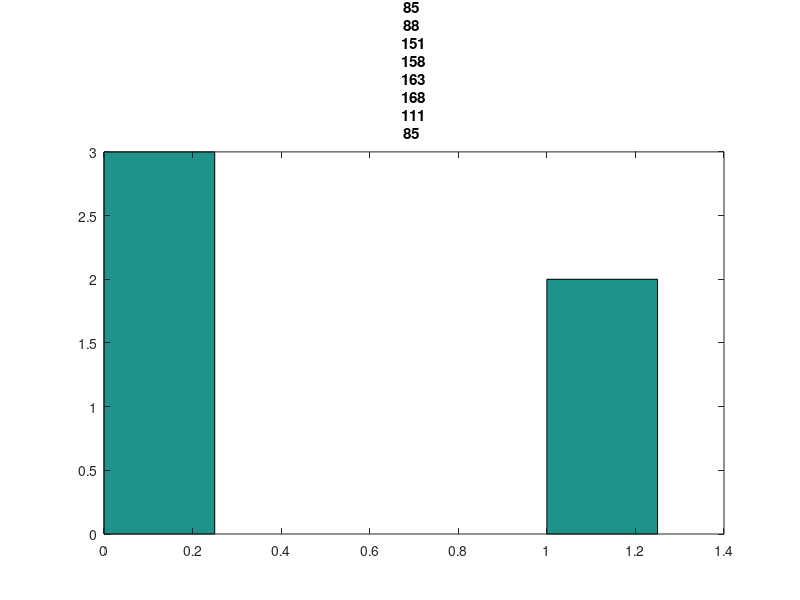

The MATLAB script that drew this image:
%multiple recursive generator (MRG) method to generate random number
clc;clear all;
num_sample=input('Number of samples: ');
num_bins = input('Number of bins: ');

%parameter for calculating of LCG
m=input('m is the integer modulus=');
b=input('b the increment {0 <= b < m}= ');
x_1=input(' the "seed" or "start value x1=');
x_2=input(' second value of x2=');
a=input('a the multiplier=');


x(1)=x_1;
x(2)=x_2;
for i=3:num_sample  
x(i)= mod( (a*x(i-1)+b*x(i-2)), m);   % (a*x(i-1) + b*x(i-2)) mod m (LCG recursive formula)
end
x=(x/(m-1))';                        %normalization to [0,1] interval

hist(x,num_bins);
title(" #bins: " + num2str(num_bins));